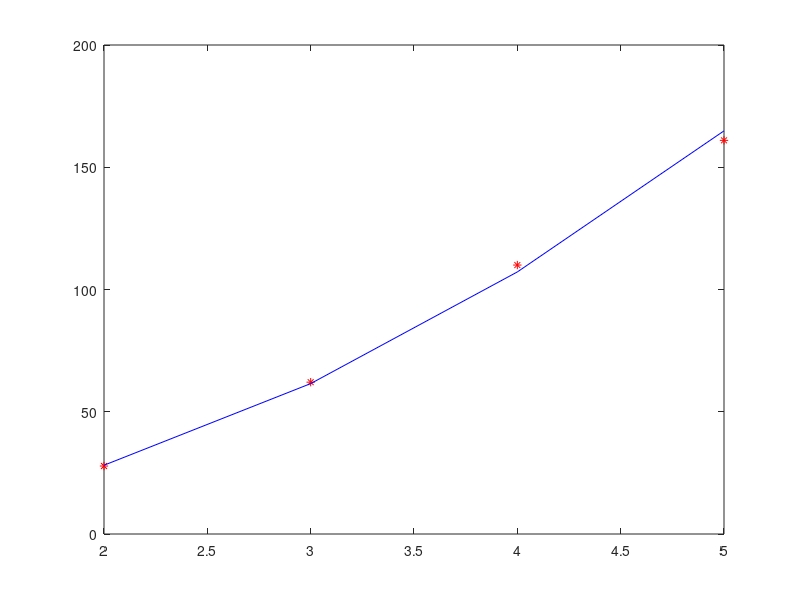

The MATLAB script that drew this image:
%Least square approximation Ques 3%
clc
clear
x=[2 3 4 5];
X=log(x);
y=[27.8 62.1 110 161];
Y=log(y);
N=length(x);
M=[N sum(X); sum(X) sum(X.^2)];
B=[sum(Y); sum(X.*Y)];
L=inv(M)*B;

f=exp(L(1))*x.^L(2)
plot(x,y,'*r')
hold on
plot(x,f,'b-')

